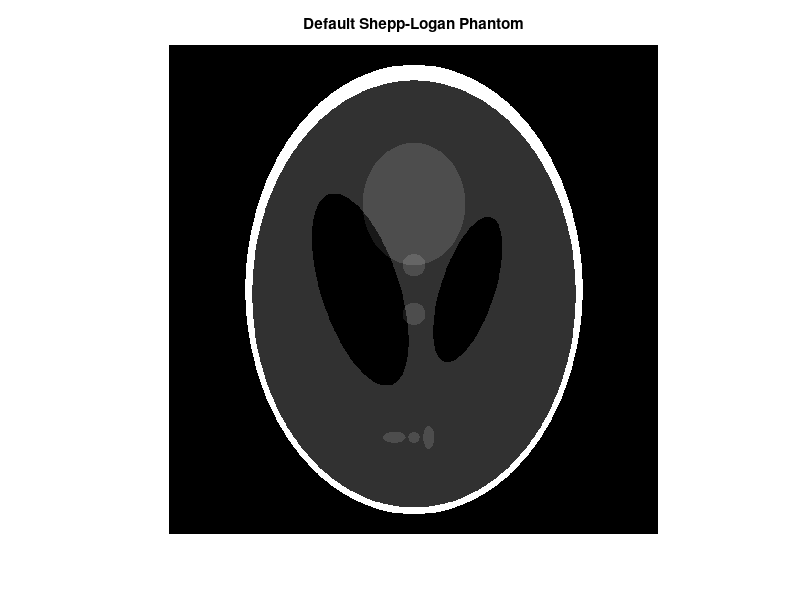
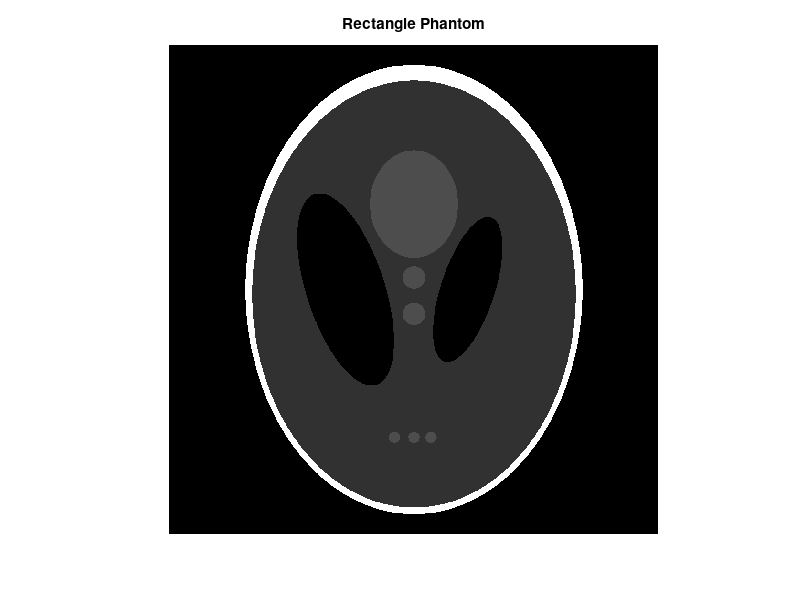

These charts were generated, in order, by the following MATLAB code:
% Justine Tran. 1896572
% Khue Do, UHID
% Karthik Kallakuri, UHID
% Vinh Nguyen, 2039299

% Virutal CT Scanner
[ph,E] = phantom(1024);
figure, imshow(ph);
disp(E)
title('Default Shepp-Logan Phantom');

E = [
    1.0000    0.6900    0.9200         0         0         0
   -0.8000    0.6624    0.8740         0   -0.0184         0
   -0.2000    0.1100    0.3100    0.2200         0  -18.0000
   -0.2000    0.1600    0.4100   -0.2800         0   18.0000
    0.1000    0.1800    0.2200         0    0.3500         0
    0.1000    0.0460    0.0460         0    0.0500         0
    0.1000    0.0460    0.0460         0   -0.1000         0
    0.1000    0.0230    0.0230   -0.0800   -0.6050         0
    0.1000    0.0230    0.0230         0   -0.6060         0
    0.1000    0.0230    0.0230    0.0700   -0.6050    0
];

% Rectangle Phantom
P = phantom(E, 1024);
disp(E);
figure, imshow(P);
title('Rectangle Phantom');